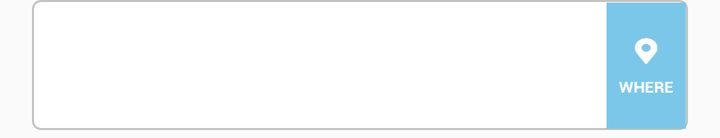
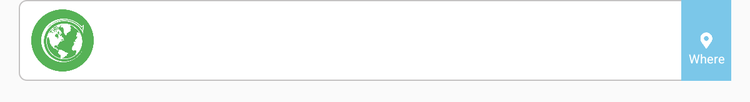

First picture: res/layout/ on a phone held upright. Second picture: the repository's own variant of that layout, on a device whose configuration matches the variant's folder. Source for both follows.
<!-- AndroidManifest.xml: application theme Theme.AppCompat.Light.NoActionBar.FullScreen -->
<!-- res/layout/coupan_adapter_helper.xml -->
<?xml version="1.0" encoding="utf-8"?>
<LinearLayout xmlns:android="http://schemas.android.com/apk/res/android"
    xmlns:tools="http://schemas.android.com/tools"
    android:orientation="vertical"
    android:layout_marginBottom="2dp"
    android:layout_marginLeft="8dp"
    android:layout_marginStart="8dp"
    android:layout_marginRight="8dp"
    android:layout_marginEnd="8dp"
    android:descendantFocusability="blocksDescendants"
    android:layout_width="match_parent"
    android:layout_height="wrap_content">
    <RelativeLayout
        android:id="@+id/lkljls"
        android:layout_marginLeft="8dp"
        android:layout_marginStart="8dp"
        android:layout_marginRight="8dp"
        android:layout_marginEnd="8dp"
        android:background="@drawable/rectangle_dashboard_helper"
        android:layout_marginBottom="2dp"
        android:layout_width="match_parent"
        android:orientation="horizontal"
        android:layout_height="65dp"
        tools:ignore="UselessParent">

        <ImageView
            android:scaleType="fitCenter"
            android:clickable="false"
            android:layout_marginStart="10dp"
            android:layout_marginLeft="10dp"
            android:id="@+id/p_logo_savedcoupan"
            android:layout_width="60dp"
            android:layout_height="60dp"
            android:layout_centerVertical="true"
            android:layout_alignParentStart="true"
            android:layout_gravity="center"
            android:contentDescription="@string/app_name"
            android:layout_alignParentLeft="true" />
        <RelativeLayout
            android:layout_toLeftOf="@+id/layout_location_where_savedcoupans"
            android:layout_toRightOf="@+id/p_logo_savedcoupan"
            android:layout_gravity="center"
            android:id="@+id/layout_values_save_coupan"
            android:layout_width="match_parent"
            android:layout_height="100dp"
            android:layout_toEndOf="@+id/p_logo_savedcoupan"
            android:layout_toStartOf="@+id/layout_location_where_savedcoupans">

            <LinearLayout

                android:layout_width="match_parent"
                android:layout_height="60dp"
                android:layout_marginStart="15dp"
                android:layout_marginLeft="15dp"
                android:orientation="vertical"

                tools:ignore="UselessParent">

                <TextView
                    android:id="@+id/tv_p_name_savedcoupan"
                    android:text=""
                    tools:fontFamily="@font/abel"
                    android:layout_width="wrap_content"
                    android:layout_height="wrap_content"
                    android:layout_marginTop="10dp"
                    android:layout_marginStart="1dp"
                    android:clickable="false"
                    android:focusable="false"
                    android:textColor="#000000"
                    android:textSize="12sp"
                    tools:ignore="RtlCompat" />

                <TextView
                    android:id="@+id/tv_descrip_savedbrand"
                    android:text=""
                    tools:fontFamily="@font/abel"
                    android:layout_width="wrap_content"
                    android:layout_height="wrap_content"
                    android:clickable="false"
                    android:textAppearance="?android:attr/textAppearanceSmall"
                    android:layout_marginTop="8dp"
                    android:focusable="false"
                    android:gravity="center"
                    android:textSize="8sp"
                    android:textColor="@color/color_text_generic"
                    tools:ignore="RtlCompat,SmallSp" />

                <TextView
                    android:layout_marginTop="2dp"
                    android:id="@+id/tv_discount_savedcoupan"
                    android:text=""
                    tools:fontFamily="@font/abel"
                    android:layout_width="wrap_content"
                    android:layout_height="wrap_content"
                    android:layout_marginStart="1dp"
                    android:clickable="false"
                    android:focusable="false"
                    android:textColor="@color/color_text_generic"
                    android:textSize="8sp"
                    tools:ignore="RtlCompat,SmallSp" />
            </LinearLayout>


        </RelativeLayout>
        <RelativeLayout
            android:visibility="gone"
            android:layout_toRightOf="@+id/p_logo_savedcoupan"
           android:layout_toLeftOf="@+id/layout_location_where_savedcoupans"
            android:layout_gravity="center"
            android:layout_width="match_parent"
            android:layout_height="100dp"
            android:layout_toStartOf="@+id/layout_location_where_savedcoupans"
            android:layout_toEndOf="@+id/p_logo_savedcoupan">

            <RelativeLayout
                android:layout_width="wrap_content"
                android:layout_height="60dp"
                android:layout_marginStart="15dp"
                android:layout_marginLeft="15dp"
                android:gravity="center"
                android:layout_marginTop="15dp"
                android:orientation="vertical"

                >

                <TextView

                    android:id="@+id/tv_p_name"
                    android:text=""
                    android:layout_alignParentStart="true"
                    android:layout_width="wrap_content"
                    android:layout_height="wrap_content"
                    android:layout_alignParentBottom="true"
                    android:layout_centerVertical="true"
                    android:layout_marginStart="1dp"
                    android:clickable="false"

                    android:focusable="true"
                    android:textColor="#000000"
                    android:textSize="12sp"
                    tools:fontFamily="@font/abel"
                    tools:ignore="RtlCompat" />

                <TextView
                    android:layout_below="@+id/tv_p_name"
                    android:id="@+id/tv_p_offers"
                    android:text=""
                    android:layout_width="wrap_content"
                    android:layout_height="wrap_content"
                    tools:fontFamily="@font/abel"
                    android:layout_gravity="center"
                    android:layout_marginBottom="12dp"
                    android:clickable="false"
                    android:textSize="8sp"
                    android:focusable="true"
                    android:gravity="center"

                    android:textColor="#000000"
                    tools:ignore="RtlCompat,SmallSp" />
            </RelativeLayout>

            <RelativeLayout
                android:layout_width="wrap_content"
                android:layout_height="60dp"
                android:layout_marginTop="15dp"
                android:layout_alignParentEnd="true"
                android:gravity="center"
                android:layout_marginEnd="15dp"
                android:orientation="vertical"
                android:layout_alignParentRight="true"
                android:layout_marginRight="15dp">

                <TextView
                    android:id="@+id/tv_p_price"
                    android:text="D"
                    android:layout_alignParentStart="true"
                    android:layout_width="wrap_content"
                    android:layout_height="wrap_content"
                    android:layout_alignParentBottom="true"
                    android:layout_centerVertical="true"
                    android:layout_marginStart="1dp"
                    android:clickable="false"
                    android:focusable="true"
                    android:textColor="#000000"
                    android:textSize="8sp"
                    tools:ignore="RtlCompat" />

                <TextView
                    android:layout_below="@+id/tv_p_price"
                    android:id="@+id/tv_p_back"
                    android:text=""
                    android:layout_width="wrap_content"
                    android:layout_height="wrap_content"

                    android:layout_gravity="center"
                    android:layout_marginBottom="12dp"
                    android:clickable="false"
                    android:textSize="8sp"
                    android:focusable="true"
                    android:gravity="center"

                    android:textColor="#000000"
                    tools:ignore="RtlCompat,SmallSp" />

            </RelativeLayout>
        </RelativeLayout>

        <RelativeLayout
            android:id="@+id/layout_location_where_savedcoupans"
            android:layout_width="40dp"
            android:layout_height="100dp"
            android:clickable="false"
            android:layout_marginTop="1dp"
            android:layout_marginRight="1dp"
            android:layout_marginEnd="1dp"
            android:layout_alignParentTop="true"
            android:layout_alignParentEnd="true"
            android:layout_alignParentRight="true"
            android:orientation="vertical">



            <ImageView
                android:layout_marginTop="0.5dp"
                android:id="@+id/kls"
                android:layout_width="40dp"
                android:layout_height="100dp"
                android:layout_centerInParent="true"
                android:background="@drawable/es_where"
                android:clickable="false"
                android:contentDescription="@string/app_name" />

        </RelativeLayout>


    </RelativeLayout>


</LinearLayout>
<!-- resources referenced by this layout -->
<resources>
  <color name="color_text_generic">#484646</color>
  <!-- drawable es_where: png bitmap (drawable, 2352 bytes) -->
  <!-- drawable rectangle_dashboard_helper (drawable) -->
  <?xml version="1.0" encoding="utf-8"?>
  <shape xmlns:android="http://schemas.android.com/apk/res/android" android:shape="rectangle">
      <solid android:color="#ffffff"/>
      <corners android:radius="12px"/>
      <stroke  android:width="1dip" android:color="#c4c2c2"/>
  </shape>
  <string name="app_name" translatable="false">Cheapest BEST</string>
  <style name="Theme.AppCompat.Light.NoActionBar.FullScreen" parent="@style/Theme.AppCompat.Light.NoActionBar">
          <item name="android:splitMotionEvents">false</item>
          <item name="android:windowEnableSplitTouch">false</item>
          <item name="android:windowNoTitle">true</item>
          <item name="android:windowActionBar">false</item>
          <item name="android:windowFullscreen">true</item>
          <item name="android:windowContentOverlay">@null</item>
      </style>
</resources>
<!-- res/layout-sw600dp/coupan_adapter_helper.xml (the repository's variant of the layout above) -->
<!-- drawn on a 7-inch tablet held upright -->
<?xml version="1.0" encoding="utf-8"?>
<LinearLayout xmlns:android="http://schemas.android.com/apk/res/android"
   android:layout_marginBottom="15dp"
    xmlns:tools="http://schemas.android.com/tools"
    android:orientation="vertical"
    android:descendantFocusability="blocksDescendants"
    android:layout_width="match_parent"
    android:layout_height="wrap_content">
    <RelativeLayout
        android:layout_marginLeft="15dp"
        android:layout_marginStart="15dp"
        android:layout_marginRight="15dp"
        android:layout_marginEnd="15dp"
        android:background="@drawable/rectangle_dashboard_helper"
        android:layout_marginBottom="2dp"
        android:layout_width="match_parent"
        android:orientation="horizontal"
        android:layout_height="65dp"
        tools:ignore="UselessParent">

        <ImageView
            android:scaleType="fitXY"
            android:clickable="false"
            android:layout_marginStart="10dp"
            android:layout_marginLeft="10dp"
            android:id="@+id/p_logo_savedcoupan"
            android:layout_width="50dp"
            android:layout_height="50dp"
            android:layout_centerVertical="true"
            android:layout_alignParentStart="true"
            android:layout_gravity="center"
            android:background="@drawable/logo_search"
            android:contentDescription="@string/app_name"
            android:layout_alignParentLeft="true" />
        <RelativeLayout

            android:layout_toLeftOf="@+id/layout_location_where_savedcoupans"
            android:layout_toRightOf="@+id/p_logo_savedcoupan"
            android:layout_gravity="center"
            android:id="@+id/layout_values_save_coupan"
            android:layout_width="match_parent"
            android:layout_height="100dp"
            android:layout_toEndOf="@+id/p_logo_savedcoupan"
            android:layout_toStartOf="@+id/layout_location_where_savedcoupans">

            <LinearLayout

                android:layout_width="match_parent"
                android:layout_height="60dp"
                android:layout_marginStart="15dp"
                android:layout_marginLeft="15dp"
                android:orientation="vertical"

                tools:ignore="UselessParent">

                <TextView
                    android:id="@+id/tv_p_name_savedcoupan"
                    android:text=""
                    android:layout_width="wrap_content"
                    android:layout_height="wrap_content"
                    android:layout_marginTop="5dp"
                    android:layout_marginStart="1dp"
                    android:clickable="false"
                    android:focusable="false"
                    android:textColor="#000000"
                    android:textSize="12sp"
                    tools:ignore="RtlCompat" />

                <TextView
                    android:id="@+id/tv_descrip_savedbrand"
                    android:text=""
                    android:layout_width="wrap_content"
                    android:layout_height="wrap_content"
                    android:clickable="false"
                    android:textAppearance="?android:attr/textAppearanceSmall"
                    android:layout_marginTop="5dp"
                    android:focusable="false"
                    android:gravity="center"
                    android:textSize="8sp"
                    android:textColor="#000000"
                    tools:ignore="RtlCompat,SmallSp" />

                <TextView
                    android:layout_marginTop="2dp"
                    android:id="@+id/tv_discount_savedcoupan"
                    android:text=""
                    android:layout_width="wrap_content"
                    android:layout_height="wrap_content"
                    android:layout_marginStart="1dp"
                    android:clickable="false"
                    android:focusable="false"
                    android:textColor="#000000"
                    android:textSize="8sp"
                    tools:ignore="RtlCompat,SmallSp" />
            </LinearLayout>


        </RelativeLayout>
        <RelativeLayout
            android:visibility="gone"
            android:layout_toRightOf="@+id/p_logo_savedcoupan"
           android:layout_toLeftOf="@+id/layout_location_where_savedcoupans"
            android:layout_gravity="center"
            android:layout_width="match_parent"
            android:layout_height="100dp"
            android:layout_toStartOf="@+id/layout_location_where_savedcoupans"
            android:layout_toEndOf="@+id/p_logo_savedcoupan">

            <RelativeLayout
                android:layout_width="wrap_content"
                android:layout_height="60dp"
                android:layout_marginStart="15dp"
                android:layout_marginLeft="15dp"
                android:gravity="center"
                android:layout_marginTop="15dp"
                android:orientation="vertical"

                >

                <TextView

                    android:id="@+id/tv_p_name"
                    android:text="Taco Bell"
                    android:layout_alignParentStart="true"
                    android:layout_width="wrap_content"
                    android:layout_height="wrap_content"
                    android:layout_alignParentBottom="true"
                    android:layout_centerVertical="true"
                    android:layout_marginStart="1dp"
                    android:clickable="false"
                    android:focusable="true"
                    android:textColor="#000000"
                    android:textSize="12sp"
                    tools:ignore="RtlCompat" />

                <TextView
                    android:layout_below="@+id/tv_p_name"
                    android:id="@+id/tv_p_offers"
                    android:text="Total Offers:15"
                    android:layout_width="wrap_content"
                    android:layout_height="wrap_content"
                    android:layout_gravity="center"
                    android:layout_marginBottom="12dp"
                    android:clickable="false"
                    android:textSize="8sp"
                    android:focusable="true"
                    android:gravity="center"

                    android:textColor="#000000"
                    tools:ignore="RtlCompat,SmallSp" />
            </RelativeLayout>

            <RelativeLayout
                android:layout_width="wrap_content"
                android:layout_height="60dp"
                android:layout_marginTop="15dp"
                android:layout_alignParentEnd="true"
                android:gravity="center"
                android:layout_marginEnd="15dp"
                android:orientation="vertical"
                android:layout_alignParentRight="true"
                android:layout_marginRight="15dp">

                <TextView
                    android:id="@+id/tv_p_price"
                    android:text="Sioux Falls, SD"
                    android:layout_alignParentStart="true"
                    android:layout_width="wrap_content"
                    android:layout_height="wrap_content"
                    android:layout_alignParentBottom="true"
                    android:layout_centerVertical="true"
                    android:layout_marginStart="1dp"
                    android:clickable="false"
                    android:focusable="true"
                    android:textColor="#000000"
                    android:textSize="8sp"
                    tools:ignore="RtlCompat" />

                <TextView
                    android:layout_below="@+id/tv_p_price"
                    android:id="@+id/tv_p_back"
                    android:text="Lorem ipsum"
                    android:layout_width="wrap_content"
                    android:layout_height="wrap_content"

                    android:layout_gravity="center"
                    android:layout_marginBottom="12dp"
                    android:clickable="false"
                    android:textSize="8sp"
                    android:focusable="true"
                    android:gravity="center"

                    android:textColor="#000000"
                    tools:ignore="RtlCompat,SmallSp" />
               
                
            </RelativeLayout>
        </RelativeLayout>

        <RelativeLayout

            android:id="@+id/layout_location_where_savedcoupans"
            android:layout_width="40dp"
            android:layout_height="100dp"
            android:clickable="false"
            android:background="#7BC7E9"

            android:layout_alignParentTop="true"
            android:layout_alignParentEnd="true"
            android:layout_alignParentRight="true"
            android:orientation="vertical">

            <ImageView

                android:id="@+id/kls"
                android:layout_width="15dp"
                android:layout_height="15dp"
                android:clickable="false"
                android:layout_centerInParent="true"
                android:background="@drawable/location_icon"
                android:contentDescription="@string/app_name" />

            <TextView
                android:clickable="false"
                android:layout_width="wrap_content"
                android:layout_height="wrap_content"
                android:layout_below="@+id/kls"
                android:layout_centerInParent="true"
                android:gravity="center"
                android:text="Where"
                android:textColor="#ffffff"
                android:textSize="10sp"
                tools:ignore="RtlCompat" />
        </RelativeLayout>


    </RelativeLayout>

    

</LinearLayout>
<!-- resources referenced by the variant -->
<!-- as a 7-inch tablet held upright resolves them -->
<resources>
  <!-- drawable location_icon: png bitmap (drawable, 405 bytes) -->
  <!-- drawable logo_search: png bitmap (drawable, 31684 bytes) -->
  <!-- drawable rectangle_dashboard_helper (drawable) -->
  <?xml version="1.0" encoding="utf-8"?>
  <shape xmlns:android="http://schemas.android.com/apk/res/android" android:shape="rectangle">
      <solid android:color="#ffffff"/>
      <corners android:radius="12px"/>
      <stroke  android:width="1dip" android:color="#c4c2c2"/>
  </shape>
  <string name="app_name" translatable="false">Cheapest BEST</string>
  <style name="Theme.AppCompat.Light.NoActionBar.FullScreen" parent="@style/Theme.AppCompat.Light.NoActionBar">
          <item name="android:splitMotionEvents">false</item>
          <item name="android:windowEnableSplitTouch">false</item>
          <item name="android:windowNoTitle">true</item>
          <item name="android:windowActionBar">false</item>
          <item name="android:windowFullscreen">true</item>
          <item name="android:windowContentOverlay">@null</item>
      </style>
</resources>
